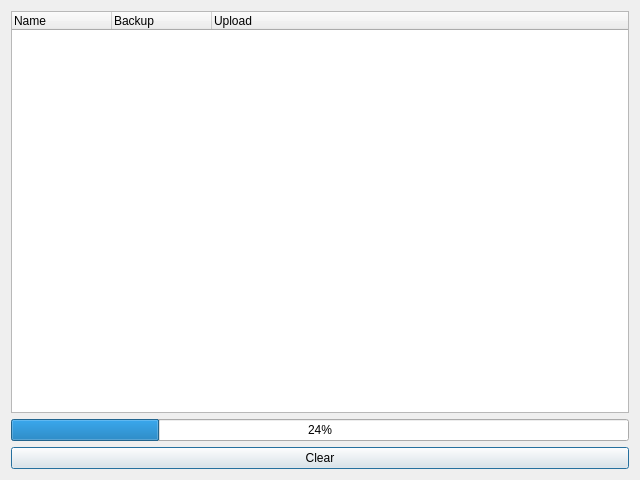
<?xml version="1.0" encoding="UTF-8"?>
<ui version="4.0">
 <class>taskQueue</class>
 <widget class="QDialog" name="taskQueue">
  <property name="geometry">
   <rect>
    <x>0</x>
    <y>0</y>
    <width>640</width>
    <height>480</height>
   </rect>
  </property>
  <property name="windowTitle">
   <string>Queue</string>
  </property>
  <layout class="QVBoxLayout" name="verticalLayout">
   <item>
    <widget class="QTreeWidget" name="treeWidget">
     <column>
      <property name="text">
       <string>Name</string>
      </property>
     </column>
     <column>
      <property name="text">
       <string>Backup</string>
      </property>
     </column>
     <column>
      <property name="text">
       <string>Upload</string>
      </property>
     </column>
    </widget>
   </item>
   <item>
    <widget class="QProgressBar" name="progressBar">
     <property name="value">
      <number>24</number>
     </property>
    </widget>
   </item>
   <item>
    <widget class="QPushButton" name="pushButton">
     <property name="text">
      <string>Clear</string>
     </property>
    </widget>
   </item>
  </layout>
 </widget>
 <resources/>
 <connections/>
</ui>
